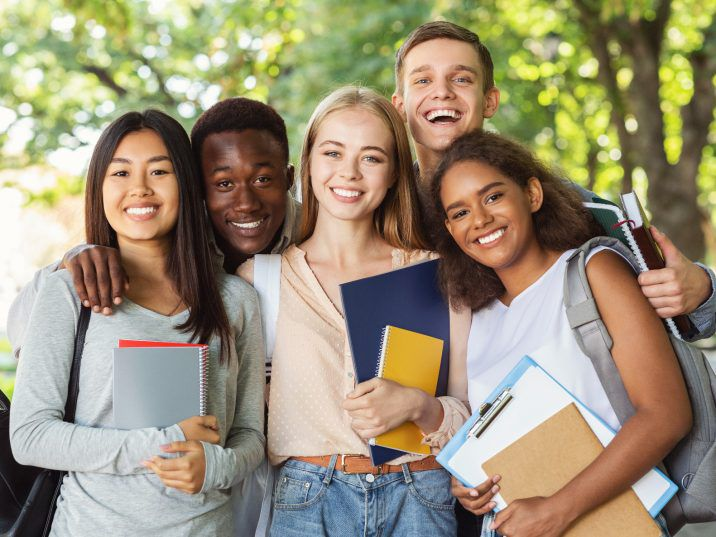
#> input picture Photos_Directory/students.jpg, 716 x 537 px
$ python image_cascadeClassifier.py
#> lines starting #> are read from the running program, lines starting #| are printed output that depends on the picture; after the words box and inside, x2 and y2 are one past the last pixel; in counts of white or black regions, pixels touching at a corner belong together
import numpy as np
import cv2
from scipy import spatial

def get_center_coordinate(coordinate_list):
    center_coordinate_list = []
    for eye in coordinate_list:
        (x, y, w, h) = eye
        center_coordinate = (x + 0.5 * w, y + 0.5 * h)
        center_coordinate_list.append(center_coordinate)
    return center_coordinate_list

def get_center_and_radius(eye_center_list):
    coordinate_list=[]
    while len(eye_center_list) > 1:
        center=eye_center_list.pop(0)
        tree = spatial.KDTree(eye_center_list)

        distance, center_pair_index=tree.query([center])
        distance=distance[0]
        (center_pair_x, center_pair_y)=eye_center_list[center_pair_index[0]]

        (center_x, center_y)=center

        center_face_x = (center_x + center_pair_x) / 2
        center_face_y = (center_y + center_pair_y) / 2

        eye_center_list.pop(center_pair_index[0])

        x_radius = distance * 3.5
        y_radius = distance * 4.5
        face_coordinate = (int(center_face_x - x_radius / 2), int(center_face_y - y_radius / 2),
                           int(x_radius), int(y_radius))
        coordinate_list.append(face_coordinate)
    return coordinate_list


def get_faces_by_eyes(eyes_list):
    eyes_center_list=get_center_coordinate(eyes_list)
    return get_center_and_radius(eyes_center_list)

def getFaceCoordinates(img, faceCascade):
    # Load the cascade
    gray = cv2.cvtColor(img, cv2.COLOR_BGR2GRAY)
    eyes = faceCascade.detectMultiScale(
        gray,
        scaleFactor=1.1,
        minNeighbors=5,
    )
    faces = get_faces_by_eyes(eyes)


    return faces


# -----------------------SPLIT SYSTEM------------------------
def getListOfFaces(img, face_locations):
    width = height = 224
    list_of_faces = []
    for face_coords in face_locations:
        (x, y, w, h) = face_coords
        x=max(0, x)
        y=max(0, y)
        right=min(len(img[0]), x+w)
        top=min(len(img), y+h)
        face_image = img[y:top,x:right]
        resized = cv2.resize(face_image, (width, height))

        list_of_faces.append(resized)

    return list_of_faces


def testGetFaceCoordinates():
    # Read the input image
    img = cv2.imread('Photos_Directory/students.jpg')
#> img is the input picture: shape (537, 716, 3); mean B, G, R 119.5, 144.4, 155
    face_finder = cv2.CascadeClassifier('haarcascade_eye_tree_eyeglasses.xml')
    face_coordinates = getFaceCoordinates(img, face_finder)
#> in getFaceCoordinates, `gray = cv2.cvtColor(img, cv2.COLOR_BGR2GRAY)`:
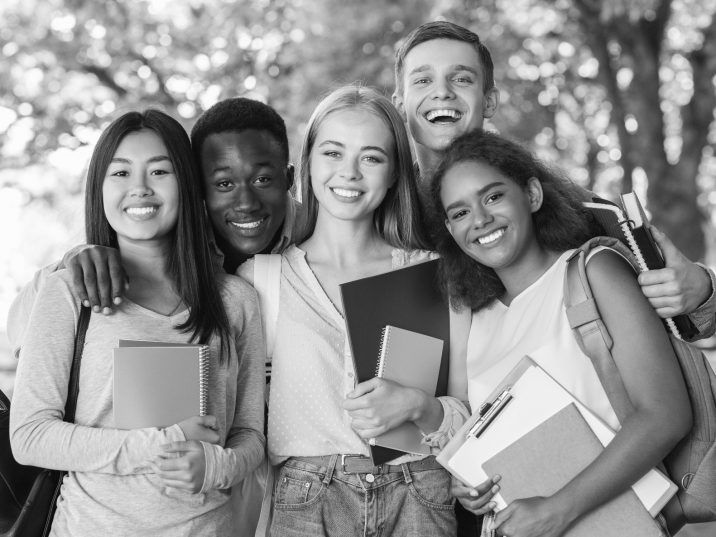
#> gray: shape (537, 716); min 0, max 255, mean 144.7
#> in getFaceCoordinates, `eyes = faceCascade.detectMultiScale( gray, scaleFactor=1.1, minNeighbo..`: eyes = [[412, 70, 24, 24], [322, 142, 23, 23], [360, 148, 23, 23], [250, 168, 23, 23], [212, 171, 24, 24], [482, 186, 23, 23], [330, 77, 53, 53]]
#> the loop in get_center_coordinate, `for eye in coordinate_list:` made 7 passes
#> (x, y, w, h, center_coordinate) on passes 1 to 7: (412, 70, 24, 24, (424, 82)), (322, 142, 23, 23, (333.5, 153.5)), (360, 148, 23, 23, (371.5, 159.5)), (250, 168, 23, 23, (261.5, 179.5)), (212, 171, 24, 24, (224, 183)), (482, 186, 23, 23, (493.5, 197.5)), (330, 77, 53, 53, (356.5, 103.5))
#> after the loop in get_center_coordinate, `for eye in coordinate_list:`: center_coordinate_list = [(424, 82), (333.5, 153.5), (371.5, 159.5), (261.5, 179.5), (224, 183), (493.5, 197.5), (356.5, 103.5)]
#> in get_faces_by_eyes, `eyes_center_list=get_center_coordinate(eyes_list)`: eyes_center_list has the same summary as center_coordinate_list in get_center_coordinate
#> the loop in get_center_and_radius, `while len(eye_center_list) > 1:` made 3 passes
#> (distance, center_pair_index, center_pair_x, center_pair_y, center_x, center_y, center_face_x, center_face_y) on passes 1 to 3: (70.84, [5], 356.5, 103.5, 424, 82, 390.2, 92.75), (38.47, [0], 371.5, 159.5, 333.5, 153.5, 352.5, 156.5), (37.66, [0], 224, 183, 261.5, 179.5, 242.8, 181.2)
#> after the loop in get_center_and_radius, `while len(eye_center_list) > 1:`: coordinate_list = [(266, -66, 247, 318), (285, 69, 134, 173), (176, 96, 131, 169)]; eye_center_list = [(493.5, 197.5)]
#> in getFaceCoordinates, `faces = get_faces_by_eyes(eyes)`: faces has the same summary as coordinate_list in get_center_and_radius
#> face_coordinates has the same summary as coordinate_list in get_center_and_radius
    # Draw rectangle around the faces\
    for (x, y, w, h) in face_coordinates:
        cv2.rectangle(img, (int(x), int(y)), (int(x + w), int(y + h)), (255, 0, 0), 2)
#> this loop made 3 passes
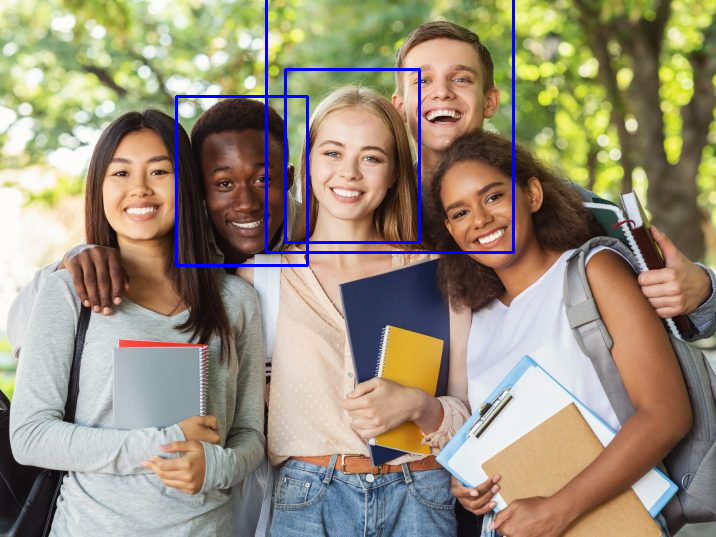
#> img: shape (537, 716, 3); 1.52% of pixels changed, all inside (x1, y1, x2, y2) = (175, 0, 515, 267)

    # Display the output
    cv2.imshow('img', img)
    cv2.waitKey()

if __name__ == '__main__':
    testGetFaceCoordinates()

$ run again, with Photos_Directory/three_ppl.jpg copied over Photos_Directory/students.jpg
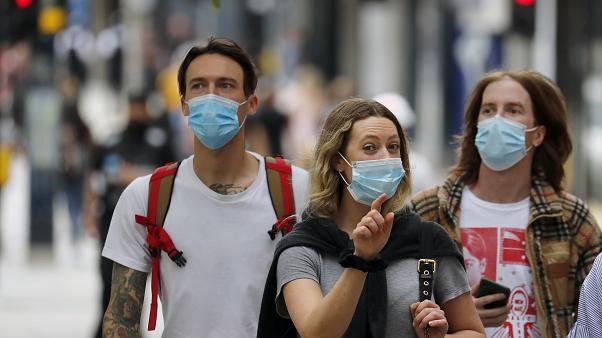
#> input picture Photos_Directory/three_ppl.jpg, 602 x 338 px
#> in testGetFaceCoordinates, img is the input picture: shape (338, 602, 3); mean B, G, R 103.6, 106.9, 114.9
#> in getFaceCoordinates, `gray = cv2.cvtColor(img, cv2.COLOR_BGR2GRAY)`:
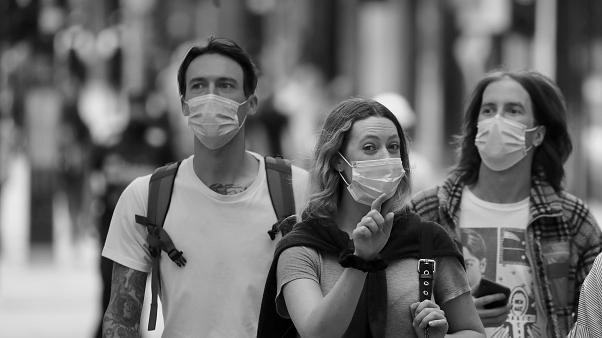
#> gray: shape (338, 602); min 0, max 254, mean 108.9
#> eyes = [[357, 136, 22, 22]]
#> the loop in get_center_coordinate, `for eye in coordinate_list:` made 1 pass
#> (x, y, w, h, center_coordinate) on pass 1: (357, 136, 22, 22, (368, 147))
#> after the loop in get_center_coordinate, `for eye in coordinate_list:`: center_coordinate_list = [(368, 147)]
#> after the loop in get_center_and_radius, `while len(eye_center_list) > 1:`: coordinate_list = []; eye_center_list = [(368, 147)]
#> faces = []

$ run again, with Photos_Directory/two_girls.jpg copied over Photos_Directory/students.jpg
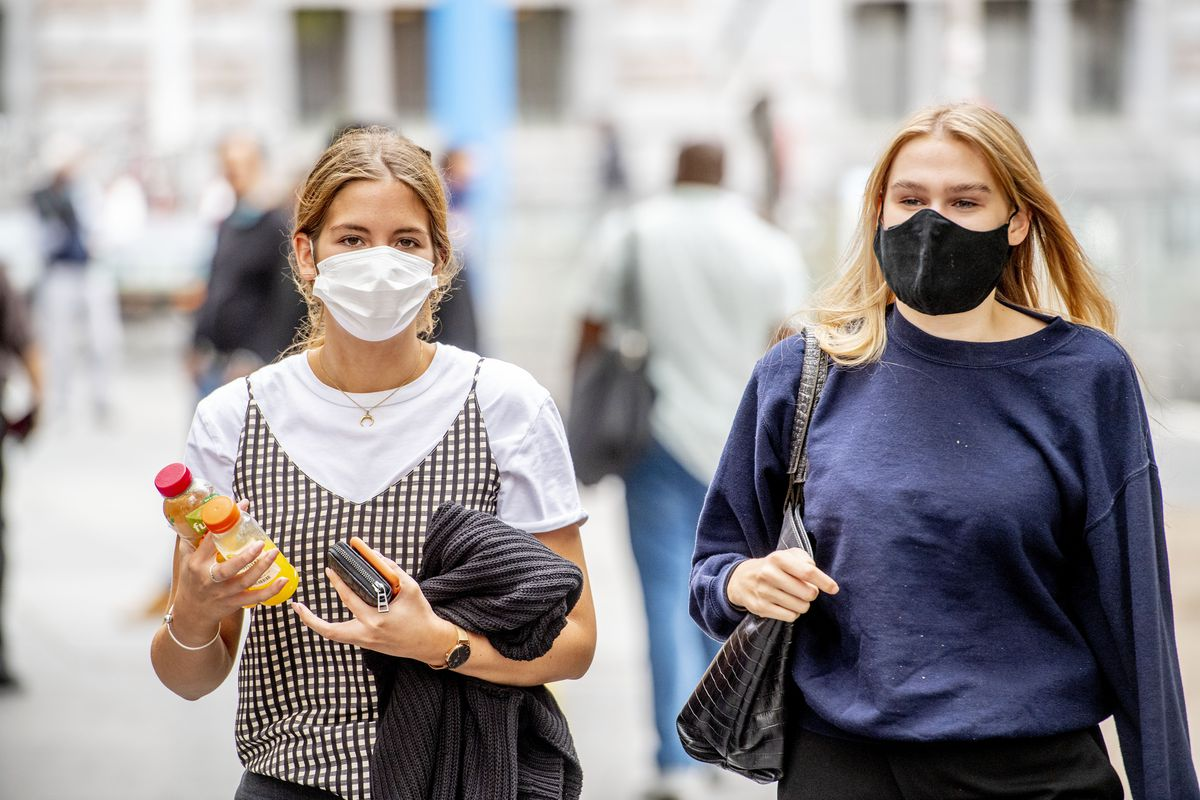
#> input picture Photos_Directory/two_girls.jpg, 1200 x 800 px
#> in testGetFaceCoordinates, img is the input picture: shape (800, 1200, 3); mean B, G, R 149.7, 147.8, 152.8
#> in getFaceCoordinates, `gray = cv2.cvtColor(img, cv2.COLOR_BGR2GRAY)`:
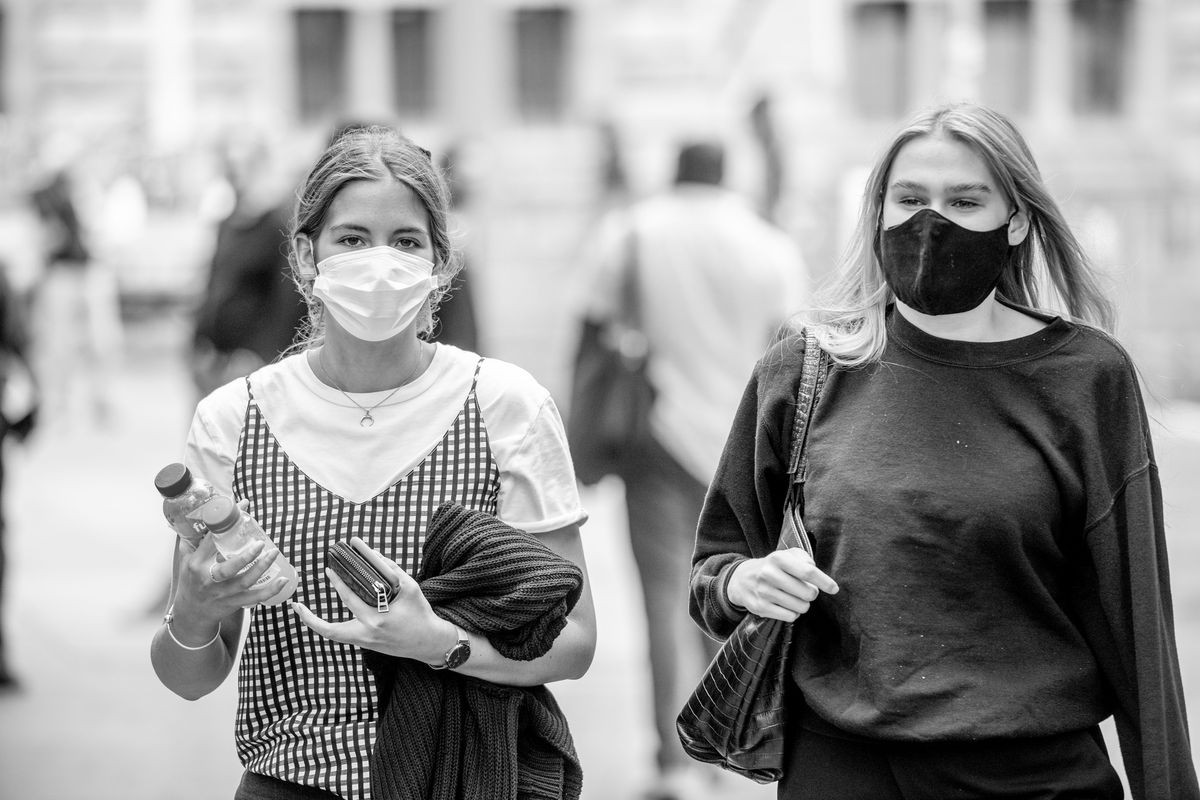
#> gray: shape (800, 1200); min 0, max 255, mean 149.5
#> eyes = [[950, 191, 26, 26], [337, 225, 32, 32], [389, 228, 31, 31]]
#> the loop in get_center_coordinate, `for eye in coordinate_list:` made 3 passes
#> (x, y, w, h, center_coordinate) on passes 1 to 3: (950, 191, 26, 26, (963, 204)), (337, 225, 32, 32, (353, 241)), (389, 228, 31, 31, (404.5, 243.5))
#> after the loop in get_center_coordinate, `for eye in coordinate_list:`: center_coordinate_list = [(963, 204), (353, 241), (404.5, 243.5)]
#> the loop in get_center_and_radius, `while len(eye_center_list) > 1:` made 1 pass
#> (distance, center_pair_index, center_pair_x, center_pair_y, center_x, center_y, center_face_x, center_face_y) on pass 1: (559.9, [1], 404.5, 243.5, 963, 204, 683.8, 223.8)
#> after the loop in get_center_and_radius, `while len(eye_center_list) > 1:`: coordinate_list = [(-296, -1036, 1959, 2519)]; eye_center_list = [(353, 241)]
#> faces = [(-296, -1036, 1959, 2519)]
#> the loop in testGetFaceCoordinates, `for (x, y, w, h) in face_coordinates:` made 1 pass
